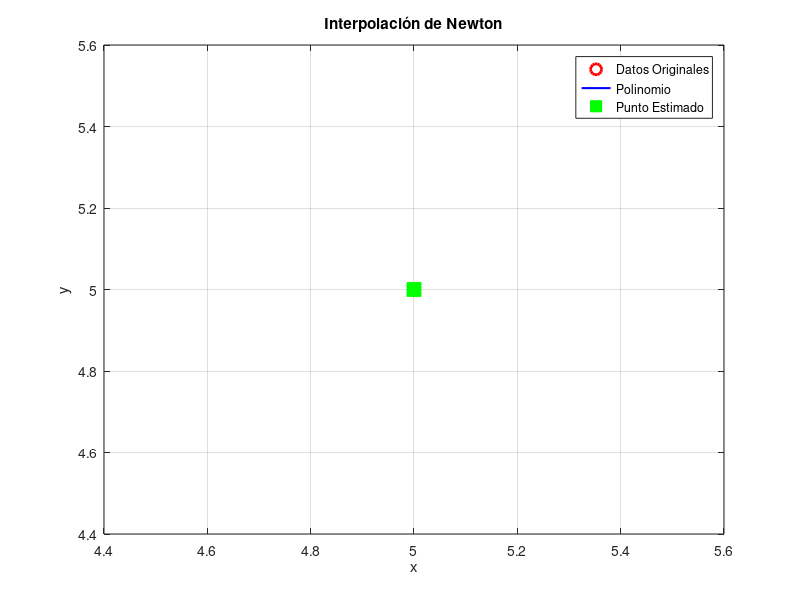

Write MATLAB code to recreate this figure.
function newton_interpolation()
    % OBJETIVO: Calcular y graficar el polinomio de Newton usando diferencias divididas.
    % También permite estimar un valor específico dentro del rango de datos.
    % PARÁMETROS:
    % x, y: Vectores de datos.
    % D: Matriz de diferencias divididas.

    fprintf('\n--- ALGORITMO DE NEWTON ---\n');
    x = input('Ingrese vector x: ');
    y = input('Ingrese vector y: ');
    n = length(x);
    D = zeros(n, n);
    D(:,1) = y';

    % Generación de la tabla de diferencias divididas
    for j = 2:n
        for i = 1:n-j+1
            D(i,j) = (D(i+1,j-1) - D(i,j-1)) / (x(i+j-1) - x(i));
        end
    end

    fprintf('Tabla de Diferencias Divididas calculada exitosamente.\n');

    % Construcción de la función del polinomio
    poly_newton = @(t) D(1,1);
    for i = 2:n
        term = @(t) D(1,i);
        for j = 1:i-1
            old_term = term;
            term = @(t) old_term(t) .* (t - x(j));
        end
        old_p = poly_newton;
        poly_newton = @(t) old_p(t) + term(t);
    end

    % --- Sección de Estimación ---
    x_min = min(x);
    x_max = max(x);
    fprintf('\nRango de x: [%.2f, %.2f]\n', x_min, x_max);

    while true
        val_est = input('Ingrese el valor a estimar: ');
        if val_est >= x_min && val_est <= x_max
            resultado = poly_newton(val_est);
            fprintf('El valor estimado en x = %.4f es y = %.6f\n', val_est, resultado);
            break;
        else
            fprintf('Error: El valor debe estar dentro del rango [%.2f, %.2f] para garantizar precisión.\n', x_min, x_max);
        end
    end

    % Preparación de gráfica
    t_plot = linspace(x_min, x_max, 100);
    y_plot = arrayfun(poly_newton, t_plot);

    figure;
    plot(x, y, 'ro', 'MarkerSize', 8, 'LineWidth', 2); hold on;
    plot(t_plot, y_plot, 'b-', 'LineWidth', 1.5);
    plot(val_est, resultado, 'gs', 'MarkerSize', 10, 'MarkerFaceColor', 'g');
    title('Interpolación de Newton');
    xlabel('x'); ylabel('y');
    legend('Datos Originales', 'Polinomio', 'Punto Estimado');
    grid on;
    hold off;
end
